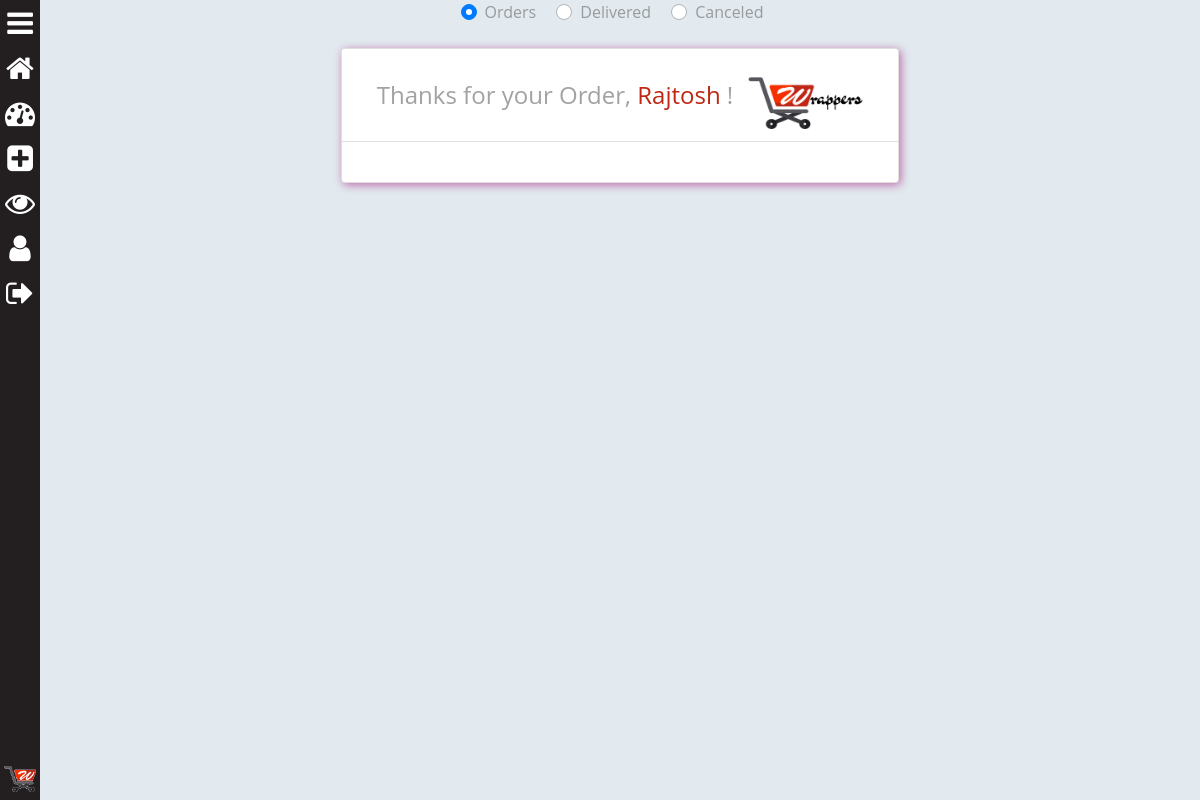
The page /seller/MyOrders/ (signed in) on the database as committed earlier.
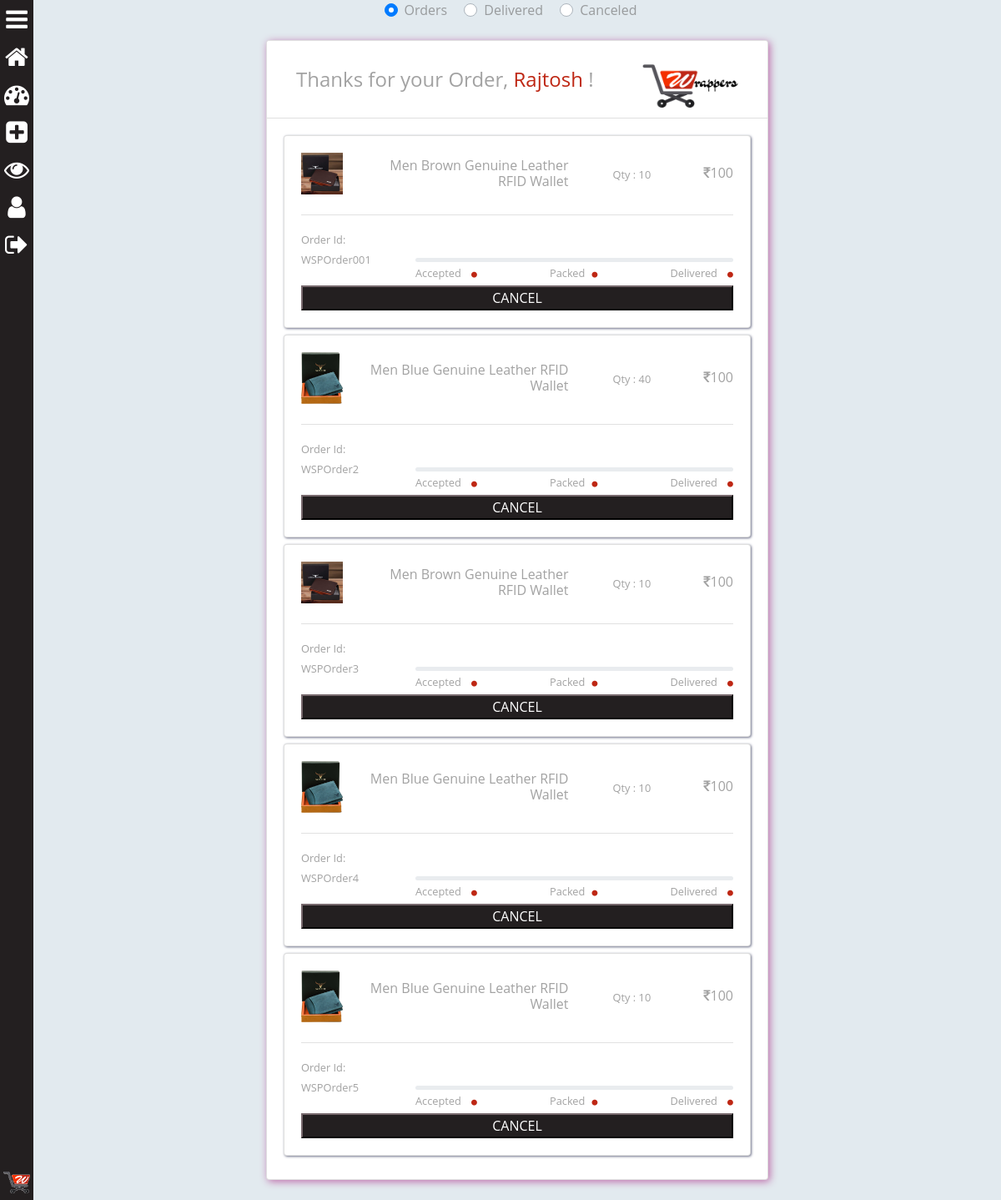
The same page on the database as committed later.
### saler/models.py (models this page shows, shortened)
class WholeSaleProductOrders(models.Model):
	STATUS_CHOICES = (("Accepted",'Accepted'),("Packed",'Packed'),("On The Way",'On The Way'),("Delivered",'Delivered'),("Cancel",'Cancel'))
	order_id = models.CharField(max_length=50,default='')
	user = models.ForeignKey(User, default='', on_delete=models.CASCADE)
	products = models.CharField(max_length=50)
	status = models.CharField(max_length=15,choices=STATUS_CHOICES,default='')

class WholeSaleProduct(models.Model):
	SEX_CHOICES = (("Male",'Male'),("Female",'Female'),("All",'All'))
	product_id = models.BigAutoField(primary_key=True)
	product_name = models.CharField(max_length=100)
	category = models.ForeignKey(category, default="", verbose_name="Category", on_delete=models.SET_DEFAULT)
	subcategory = models.CharField(max_length=50, default="")
	price = models.IntegerField(default=0)
	desc = models.TextField()
	size = models.TextField(verbose_name='Size Avialabe(Separated by Comma)')
	color = models.TextField(verbose_name='Enter Color Separated by Comma')
	min_Quantity = models.IntegerField(default=0, null=True)
	pub_date = models.DateField(auto_now=True)
	image1 = models.ImageField(upload_to='products/images', default="",null=True)
	image2 = models.ImageField(upload_to='products/images', default="",null=True,blank=True)
	image3 = models.ImageField(upload_to='products/images', default="",null=True,blank=True)
	image4 = models.ImageField(upload_to='products/images', default="",null=True,blank=True)
	image5 = models.ImageField(upload_to='products/images', default="",null=True,blank=True)

### saler/views.py (the view)
# urls.py: path('MyOrders/', views.MyOrders, name="seller_orders"),
def MyOrders(request):
	if request.method == 'POST':
		order_id = request.POST.get('order_id')
		o = WholeSaleProductOrders.objects.filter(order_id=order_id)[0]
		o.status = 'Cancel'
		o.save()
	params = {
		'orders': [i for i in WholeSaleProductOrders.objects.all() if i.user == request.user and i.status != 'Delivered' and i.status != 'Cancel'],
		'delivered': [i for i in WholeSaleProductOrders.objects.all() if i.user == request.user and i.status == 'Delivered'],
		'cancel': [i for i in WholeSaleProductOrders.objects.all() if i.user == request.user and i.status == 'Cancel'],
	}
	return render(request,'saler/myorders.html', params)

### saler/templatetags/seller_app_tags.py (called while the page is built)
@register.filter(name='split')
def split(str, key):
    return str.split(key)

@register.filter(name='remfl')
def remfl(str1, key):
	if str1 != '' and key != '':
		return str(str1)[int(key):-int(key)]

@register.filter(name='product')
def product(str1, key):
	if str1.split(key)[0] != '':
		ppp = WholeSaleProduct.objects.filter(product_id=str1.split(key)[0]).first()
		return [ppp.product_name,ppp.image1.url,ppp.price]

### saler/templates/saler/myorders.html (shortened to what the changed rows need)
{% extends 'saler/base.html' %}
{% load static %}
{% load seller_app_tags %}
{% block saler_body %}
<div id="orders">
    <div class="container-fluid my-4 d-flex justify-content-center">
        <div class="card card-1">
            <div class="card-body">
                {% for ord in orders %}
                <div class="row pb-2">
                    <div class="col">
                        <div class="card card-2">
                            <div class="card-body">
                                {% for item in ord.products|split:',' %}
                                <div class="media mb-2">
                                    {% if item|product:'|'|slice:'0:1'|remfl:'2'%}
                                    <div class="sq align-self-center "> <img class="img-fluid my-auto align-self-center mr-2 mr-md-4 pl-0 p-0 m-0" src="{{item|product:'|'|slice:'1:2'|remfl:'2'}}" width="50" /> </div>
                                    <div class="media-body my-auto text-right">
                                        <div class="row my-auto flex-column flex-md-row">
                                            <div class="col-sm-7 my-auto">
                                                <h6 class="mb-0"> {{item|product:'|'|slice:'0:1'|remfl:'2'}}</h6>
                                            </div>
                                            <div class="col my-auto"> <small>Qty : {{item|split:'|'|slice:'1:2'|remfl:'2'}}</small></div>
                                            <div class="col my-auto">
                                                <h6 class="mb-0"><i class="fa fa-inr" aria-hidden="true"></i>{{item|product:'|'|slice:'2:3'|remfl:'1'}}</h6>
                                            </div>
                                        </div>
                                    </div>
                                    {% endif %}
                                </div>
                                {% endfor %}
                                <hr class="my-3 ">
                                <div class="row">
                                    <div class="col-md-3 mb-3"> <small>Order Id: <span>{{ord.order_id}}</span></small> </div>
                                    <div class="col mt-auto">
                                        <div class="progress my-auto">
                                        </div>
                                        <div class="media row justify-content-between ">
                                            <div class="col-auto text-right"><span> <small class="text-right mr-sm-2">Accepted</small> <i class="fa fa-circle active"></i> </span></div>
                                            <div class="flex-col"> <span> <small class="text-right mr-sm-2">Packed</small><i class="fa fa-circle active"></i></span></div>
                                            <div class="col-auto flex-col-auto"><small class="text-right mr-sm-2">Delivered</small><span> <i class="fa fa-circle active"></i></span></div>
                                        </div>
                                    </div>
                                </div>
                                <div class="p-0 m-0 w-100">
                                    {% if not ord.status == 'Accepted' and not ord.status == 'Delivered' and not ord.status == 'Packed' %}
                                    <form method="POST">{% csrf_token %}
                                         <button style=" background-color: #231f20; color: #fff; border-color: #231f20;" class="mt-1 w-100">CANCEL</button>
                                    </form>
                                    {% endif %}
                                </div>
                            </div>
                        </div>
                    </div>
                </div>
               {% endfor %}
            </div>
        </div>
    </div>
</div>
{% endblock  %}

Rows that differ between the two databases and show on the page:
added WholeSaleProductOrders: price (picture), products "10", products "11|10," (drawn), order_id "WSPOrder001"
added WholeSaleProduct: products "Men Brown Genuine Leather RFID Wallet" "Men Brown Genuine Leather RFID Wallet", products "100" "100"
added WholeSaleProductOrders: price (picture), products "40", products "12|40," (drawn), order_id "WSPOrder2"
added WholeSaleProduct: products "Men Blue Genuine Leather RFID Wallet" "Men Blue Genuine Leather RFID Wallet" "Men Blue Genuine Leather RFID Wallet", products "100" "100" "100"
added WholeSaleProductOrders: price (picture), products "10", products "11|10," (drawn), order_id "WSPOrder3"
added WholeSaleProductOrders: price (picture), products "10", products "12|10," (drawn), order_id "WSPOrder4"
added WholeSaleProductOrders: price (picture), products "10", products "12|10," (drawn), order_id "WSPOrder5"
